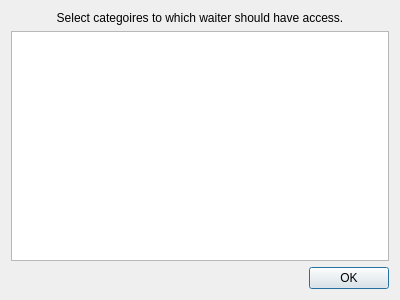
<?xml version="1.0" encoding="UTF-8"?>
<ui version="4.0">
 <class>WaiterDialog</class>
 <widget class="QDialog" name="WaiterDialog">
  <property name="geometry">
   <rect>
    <x>0</x>
    <y>0</y>
    <width>400</width>
    <height>300</height>
   </rect>
  </property>
  <property name="windowTitle">
   <string>Dialog</string>
  </property>
  <layout class="QVBoxLayout" name="verticalLayout">
   <item>
    <widget class="QLabel" name="label">
     <property name="locale">
      <locale language="English" country="UnitedStates"/>
     </property>
     <property name="text">
      <string>&lt;html&gt;&lt;head/&gt;&lt;body&gt;&lt;p align=&quot;center&quot;&gt;Select categoires to which waiter should have access.&lt;/p&gt;&lt;/body&gt;&lt;/html&gt;</string>
     </property>
    </widget>
   </item>
   <item>
    <widget class="QListView" name="listView">
     <property name="locale">
      <locale language="English" country="UnitedStates"/>
     </property>
    </widget>
   </item>
   <item>
    <widget class="QDialogButtonBox" name="buttonBox">
     <property name="locale">
      <locale language="English" country="UnitedStates"/>
     </property>
     <property name="orientation">
      <enum>Qt::Horizontal</enum>
     </property>
     <property name="standardButtons">
      <set>QDialogButtonBox::Ok</set>
     </property>
    </widget>
   </item>
  </layout>
 </widget>
 <resources/>
 <connections>
  <connection>
   <sender>buttonBox</sender>
   <signal>accepted()</signal>
   <receiver>WaiterDialog</receiver>
   <slot>accept()</slot>
   <hints>
    <hint type="sourcelabel">
     <x>248</x>
     <y>254</y>
    </hint>
    <hint type="destinationlabel">
     <x>157</x>
     <y>274</y>
    </hint>
   </hints>
  </connection>
  <connection>
   <sender>buttonBox</sender>
   <signal>rejected()</signal>
   <receiver>WaiterDialog</receiver>
   <slot>reject()</slot>
   <hints>
    <hint type="sourcelabel">
     <x>316</x>
     <y>260</y>
    </hint>
    <hint type="destinationlabel">
     <x>286</x>
     <y>274</y>
    </hint>
   </hints>
  </connection>
 </connections>
</ui>
